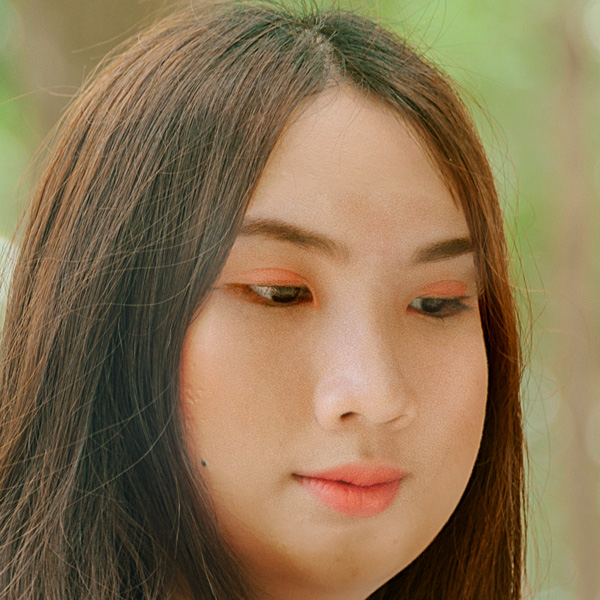
#> input picture Data/fake_images/easy_100_1111.jpg, 600 x 600 px
$ python -i detect_fixed.py   (imports and definitions only)   (older library calls are emulated)
#> lines starting #> are read from the running program, lines starting #| are printed output that depends on the picture; after the words box and inside, x2 and y2 are one past the last pixel; in counts of white or black regions, pixels touching at a corner belong together
#!/usr/bin/env python3
"""
DeepGuard Detection Script - FIXED VERSION
"""

import cv2
import numpy as np
import joblib
import argparse
import os
import sys

def extract_advanced_features(image_path):
    """Extract the same features used during training"""
#> called with image_path = '../Data/fake_images/easy_100_1111.jpg'
    try:
        img = cv2.imread(image_path)
#> img is the input picture: shape (600, 600, 3); mean B, G, R 83.3, 115.6, 138.3
        if img is None:
            print(f"ERROR: Could not read image: {image_path}")
            return None

        img = cv2.resize(img, (128, 128))
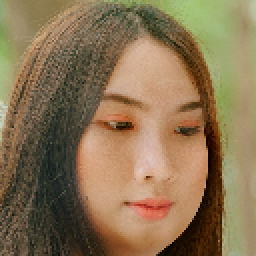
#> img: shape (128, 128, 3) (shown 2 times larger); mean B, G, R 83.1, 115.5, 138.2
        features = []

        # Same features as training
        for channel in range(3):
            features.append(np.mean(img[:, :, channel]))
            features.append(np.std(img[:, :, channel]))
#> after the loop, features = [83.14, 39.05, 115.5, 47.52, 138.2, 54.54]

        gray = cv2.cvtColor(img, cv2.COLOR_BGR2GRAY)
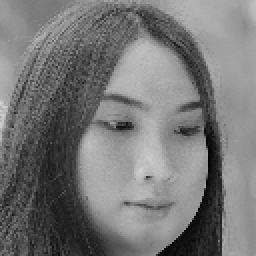
#> gray: shape (128, 128) (shown 2 times larger); min 2, max 211, mean 118.6
        features.append(np.mean(gray))
        features.append(np.std(gray))
        features.append(np.max(gray))
        features.append(np.min(gray))

        edges = cv2.Canny(gray, 100, 200)
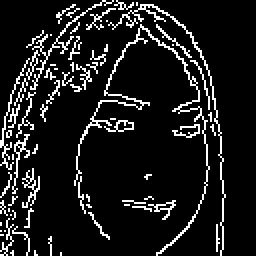
#> edges: shape (128, 128) (shown 2 times larger); 10.8% white in thin lines or dots, all inside (x1, y1, x2, y2) = (0, 0, 113, 128)
        features.append(np.mean(edges))
        features.append(np.std(edges))
        features.append(np.sum(edges > 0) / edges.size)

        laplacian = cv2.Laplacian(gray, cv2.CV_64F)
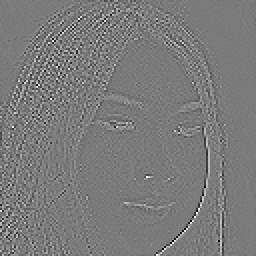
#> laplacian: shape (128, 128) float64 (shown 2 times larger); min -296, max 316, mean -0.1; drawn with min black and max white
        features.append(np.var(laplacian))
        features.append(np.median(gray))

        return np.array(features)

    except Exception as e:
        print(f"ERROR: Error processing image: {e}")
        return None

# [57 lines left out: function main, not called in this run]

# [2 lines not run here, left out]

>>> result = extract_advanced_features('../Data/fake_images/easy_100_1111.jpg')
#> result = [83.14, 39.05, 115.5, 47.52, 138.2, 54.54, 118.6, 47.51, 211, 2, 27.47, 79.06, 0.108, 2191.7, 134]

$ run again, on Data/fake_images/easy_105_1100.jpg
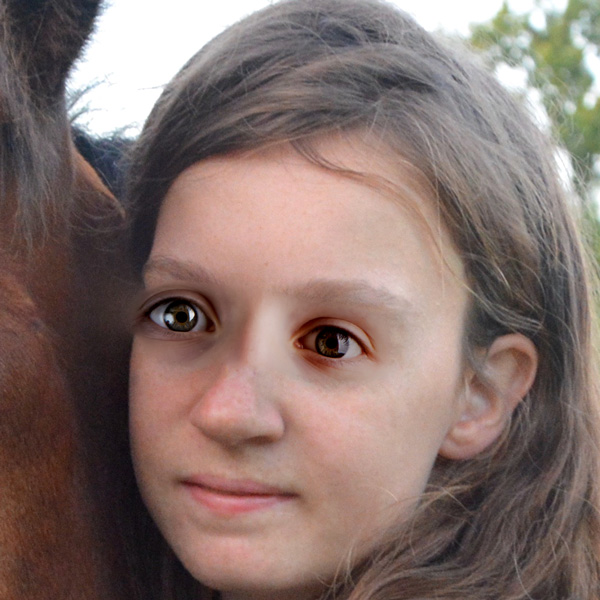
#> input picture Data/fake_images/easy_105_1100.jpg, 600 x 600 px
#> in extract_advanced_features, img is the input picture: shape (600, 600, 3); mean B, G, R 108.7, 113.8, 133.8
#> img: shape (128, 128, 3)
#> after the loop in extract_advanced_features, `for channel in range(3):`: features = [108.5, 57.91, 113.7, 59.34, 133.6, 61.64]
#> in extract_advanced_features, `edges = cv2.Canny(gray, 100, 200)`:
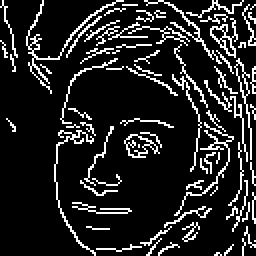
#> edges: shape (128, 128) (shown 2 times larger); 13.8% white in thin lines or dots
#> in extract_advanced_features, `laplacian = cv2.Laplacian(gray, cv2.CV_64F)`:
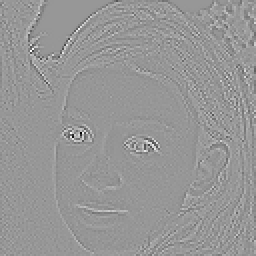
#> laplacian: shape (128, 128) float64 (shown 2 times larger); min -475, max 327, mean -0.1; drawn with min black and max white
#> result = [108.5, 57.91, 113.7, 59.34, 133.6, 61.64, 119.1, 59.22, 255, 0, 35.21, 87.97, 0.138, 1433.2, 117]

$ run again, on Data/fake_images/easy_12_1110.jpg
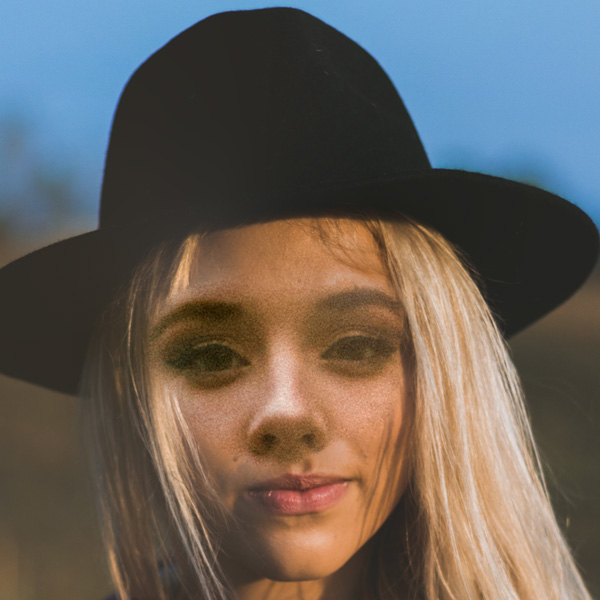
#> input picture Data/fake_images/easy_12_1110.jpg, 600 x 600 px
#> in extract_advanced_features, img is the input picture: shape (600, 600, 3); mean B, G, R 91.5, 97.6, 104.3
#> img: shape (128, 128, 3)
#> after the loop in extract_advanced_features, `for channel in range(3):`: features = [91.38, 63.69, 97.47, 50.37, 104.2, 56.62]
#> in extract_advanced_features, `edges = cv2.Canny(gray, 100, 200)`:
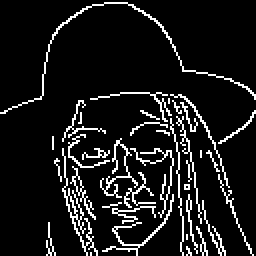
#> edges: shape (128, 128) (shown 2 times larger); 9.9% white in thin lines or dots
#> in extract_advanced_features, `laplacian = cv2.Laplacian(gray, cv2.CV_64F)`:
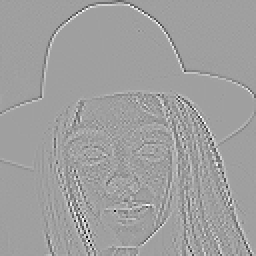
#> laplacian: shape (128, 128) float64 (shown 2 times larger); min -341, max 204, mean 0; drawn with min black and max white
#> result = [91.38, 63.69, 97.47, 50.37, 104.2, 56.62, 98.81, 50.11, 218, 27, 25.37, 76.33, 0.0995, 992.2, 87]

$ run again, on Data/fake_images/easy_149_1001.jpg
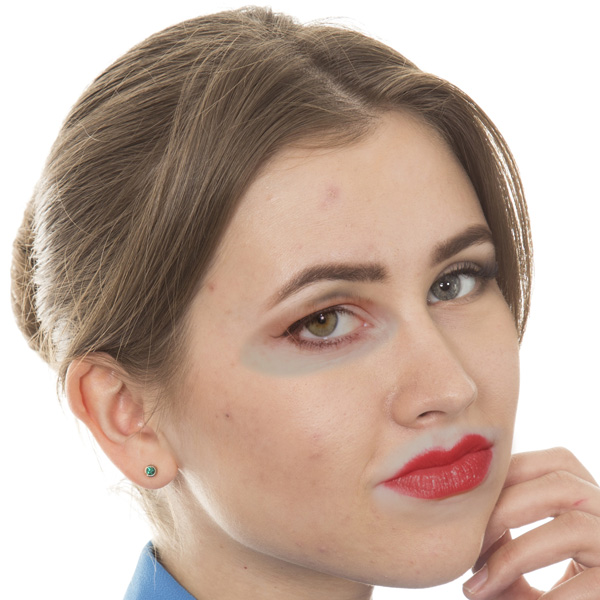
#> input picture Data/fake_images/easy_149_1001.jpg, 600 x 600 px
#> in extract_advanced_features, img is the input picture: shape (600, 600, 3); mean B, G, R 157.6, 170.6, 193
#> img: shape (128, 128, 3)
#> after the loop in extract_advanced_features, `for channel in range(3):`: features = [157.5, 69.86, 170.5, 64.22, 192.9, 56.42]
#> in extract_advanced_features, `edges = cv2.Canny(gray, 100, 200)`:
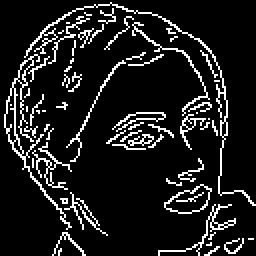
#> edges: shape (128, 128) (shown 2 times larger); 11.2% white in thin lines or dots
#> in extract_advanced_features, `laplacian = cv2.Laplacian(gray, cv2.CV_64F)`:
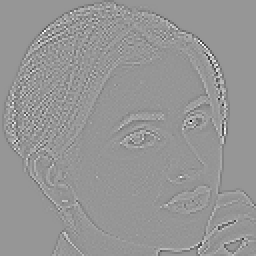
#> laplacian: shape (128, 128) float64 (shown 2 times larger); min -503, max 352, mean 0; drawn with min black and max white
#> result = [157.5, 69.86, 170.5, 64.22, 192.9, 56.42, 175.7, 61.86, 255, 38, 28.68, 80.57, 0.112, 1792.3, 175]
